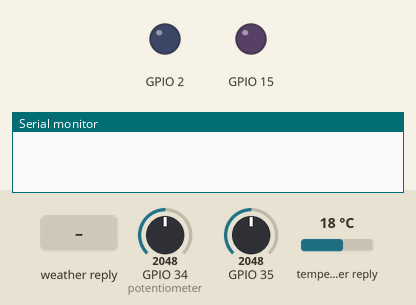
The sketch below on a simulated ESP32. Parts: output pins drawn as LEDs (lit = HIGH), the last lines printed to the serial monitor. The inputs (shaded band) are chosen by the test bench; at power-on: GPIO 34 (potentiometer) = 2048, GPIO 35 = 2048, temperature in the weather reply 18 °C. WiFi joins after 1.5 s; servers stay silent unless stated; no MQTT or app messages arrive unless stated; web services answer with replies made up by the test bench.

Above: at 0.0 s.
At 2.7 s:
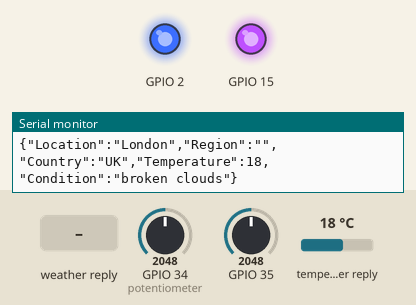
2.8 s: weather in the web reply set to Clear
13.4 s: weather in the web reply set to Rain
23.6 s: weather in the web reply set to Snow
Timing chart, 0 to 26.6 s (numbered marks = the images above; inputs shaded):
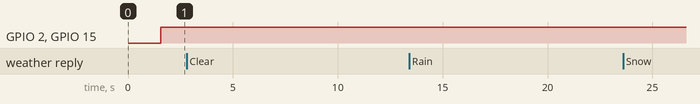

The sketch:

sketch.ino
```cpp
#include <WiFi.h>
#include <PubSubClient.h>
#include <HTTPClient.h>
#include <ArduinoJson.h>

const char* ssid = "Wokwi-GUEST";
const char* password = "";
const char* mqtt_server = "test.mosquitto.org";
const char* weather_api_key = "5655d2744b4d43ab878132234252301";

String my_payload;
String my_topic;

WiFiClient WOKWI_Client;
PubSubClient client(WOKWI_Client);

const float BETA = 3950;

void setup_wifi() {
  delay(10);
  Serial.println();
  Serial.print("Connecting to ");
  Serial.println(ssid);

  WiFi.mode(WIFI_STA);
  WiFi.begin(ssid, password);

  while (WiFi.status() != WL_CONNECTED) {
    delay(500);
    Serial.print(".");
  }

  Serial.println("");
  Serial.println("WiFi connected");
  Serial.println("IP address: ");
  Serial.println(WiFi.localIP());
}

void callback(char* topic, byte* payload, unsigned int length) {
  String conc_payload;
  for (int i = 0; i < length; i++) {
    conc_payload += ((char)payload[i]);
  }
  my_payload = conc_payload;
  my_topic = topic;
}

void reconnect() {
  while (!client.connected()) {
    Serial.print("Attempting MQTT connection...");
    if (client.connect("WOKWI_Client")) {
      Serial.println("connected");
      client.subscribe("ESP32_RECEBE");
    } else {
      Serial.print("failed, rc=");
      Serial.print(client.state());
      Serial.println(" try again in 5 seconds");
      delay(5000);
    }
  }
}

void getWeatherData() {
  HTTPClient http;
  String url = "http://api.weatherapi.com/v1/current.json?key=" + String(weather_api_key) + "&q=auto:ip";
  http.begin(url);

  int httpCode = http.GET();
  if (httpCode > 0) {
    if (httpCode == HTTP_CODE_OK) {
      String payload = http.getString();
      StaticJsonDocument<1024> weatherDoc;
      deserializeJson(weatherDoc, payload);

      const char* location = weatherDoc["location"]["name"];
      const char* region = weatherDoc["location"]["region"];
      const char* country = weatherDoc["location"]["country"];
      float temp_c = weatherDoc["current"]["temp_c"];
      const char* condition = weatherDoc["current"]["condition"]["text"];

      StaticJsonDocument<200> doc;
      doc["Location"] = location;
      doc["Region"] = region;
      doc["Country"] = country;
      doc["Temperature"] = temp_c;
      doc["Condition"] = condition;

      char jsonBuffer[200];
      serializeJson(doc, jsonBuffer);

      client.publish("TOPICO_CLIMA", jsonBuffer);
      Serial.println("Weather data published:");
      Serial.println(jsonBuffer);
    }
  } else {
    Serial.print("Failed to connect to Weather API, HTTP Code: ");
    Serial.println(httpCode);
  }
  http.end();
}

void Publica_dados() {
  int Valor_POT = analogRead(34);
  int Pot_Percent = map(Valor_POT, 0, 4095, 0, 100);

  int analogValue = analogRead(35);
  float celsius = 1 / (log(1 / (4095. / analogValue - 1)) / BETA + 1.0 / 298.15) - 273.15;

  celsius = round(celsius * 10) / 10.0;

  StaticJsonDocument<200> doc;
  doc["Potenciometro"] = Pot_Percent;
  doc["Temperatura"] = celsius;

  char jsonBuffer[200];
  serializeJson(doc, jsonBuffer);

  client.publish("TOPICO_WOKWI", jsonBuffer);
  Serial.println("Sensor data published:");
  Serial.println(jsonBuffer);
}

void setup() {
  pinMode(2, OUTPUT);
  pinMode(15, OUTPUT);
  Serial.begin(115200);
  setup_wifi();
  client.setServer(mqtt_server, 1883);
  client.setCallback(callback);
}

void Conexao_WIFI() {
  if (WiFi.status() == WL_CONNECTED) {
    digitalWrite(2, HIGH);
  } else {
    digitalWrite(2, LOW);
  }
}

void Conexao_MQTT() {
  if (client.connected()) {
    digitalWrite(15, HIGH);
  } else {
    digitalWrite(15, LOW);
  }
}

void loop() {
  reconnect();
  client.loop();
  Conexao_WIFI();
  Conexao_MQTT();
  Publica_dados();
  getWeatherData();
  delay(10000);  // Atualiza os dados a cada 10 segundos
}
```
